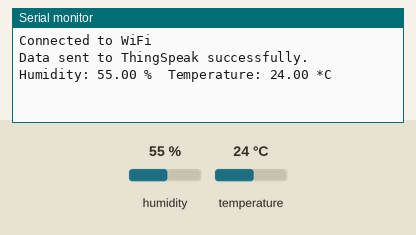
Simulated run of this sketch. Board: Arduino MKR. On the bench: the last lines printed to the serial monitor. The test bench sets the inputs (shaded band); at power-on: humidity 55 %, temperature 24 °C. WiFi joins after 1.5 s; servers stay silent unless stated.

Above: at 2.7 s.
2.8 s: humidity set to 22 %
At 5.0 s:
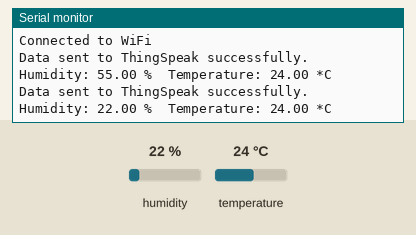
5.9 s: temperature set to 12 °C
At 7.6 s:
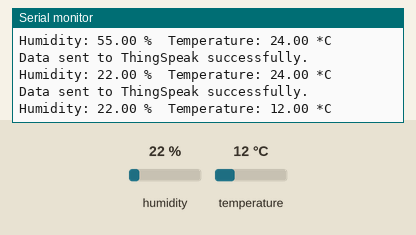
9.0 s: humidity set to 40 %
At 11.7 s:
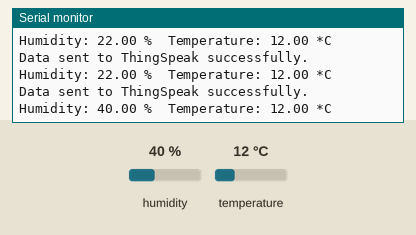
Timing chart, 0 to 13.2 s (numbered marks = the images above; inputs shaded):
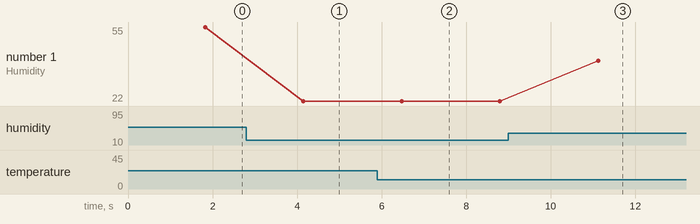

The sketch:

thingspeak.ino
```cpp
#include <WiFiNINA.h>
#include "ThingSpeak.h"
#include <DHT.h>

#define DHTPIN 4      // Pin where the DHT11 is connected
#define DHTTYPE DHT11 // DHT sensor type we are using
DHT dht(DHTPIN, DHTTYPE);

char ssid[] = "MyWifiCar";     // Replace with your WiFi SSID
char pass[] = "jhanvi12345"; // Replace with your WiFi password

unsigned long myChannelNumber = 2241075;  // Replace with your ThingSpeak channel number
const char *myWriteAPIKey = "OAM4XQEGHLRWYIE7"; // Replace with your ThingSpeak write API key

WiFiClient client;

void setup() {
  Serial.begin(9600);
  while (!Serial) {
    // Wait for Serial monitor to open
  }

  WiFi.begin(ssid, pass);

  while (WiFi.status() != WL_CONNECTED) {
    delay(500);
    Serial.println("Connecting to WiFi...");
  }

  Serial.println("Connected to WiFi");
  ThingSpeak.begin(client);
  dht.begin();
}

void loop() {
  float t = dht.readTemperature();
  float h = dht.readHumidity();


  if (isnan(h) || isnan(t)) {
    Serial.println("Failed to read from DHT sensor!");
    return;
  }


  ThingSpeak.setField(2, t); // Field 2 for temperature
  ThingSpeak.setField(1, h); // Field 1 for humidity

  int updateStatus = ThingSpeak.writeFields(myChannelNumber, myWriteAPIKey);
  if (updateStatus == 200) {
    Serial.println("Data sent to ThingSpeak successfully.");
  } else {
    Serial.print("Error sending data to ThingSpeak. HTTP error code: ");
    Serial.println(updateStatus);
  }

  Serial.print("Humidity: ");
  Serial.print(h);
  Serial.print(" %\t");
  Serial.print("Temperature: ");
  Serial.print(t);
  Serial.println(" *C\t");

  delay(2000); // Adjust delay as needed
}
```

Measured:
- after the input at 2.8 s, the serial monitor: prints a new line after 1.3 s (image 1)
- after the input at 5.9 s, the serial monitor: prints a new line after 0.57 s (image 2)
- after the input at 9.0 s, the serial monitor: prints a new line after 2.1 s (image 3)
- plotted number 1: 55 → 22 after the input at 2.8 s, 22 → 40 after the input at 9.0 s
